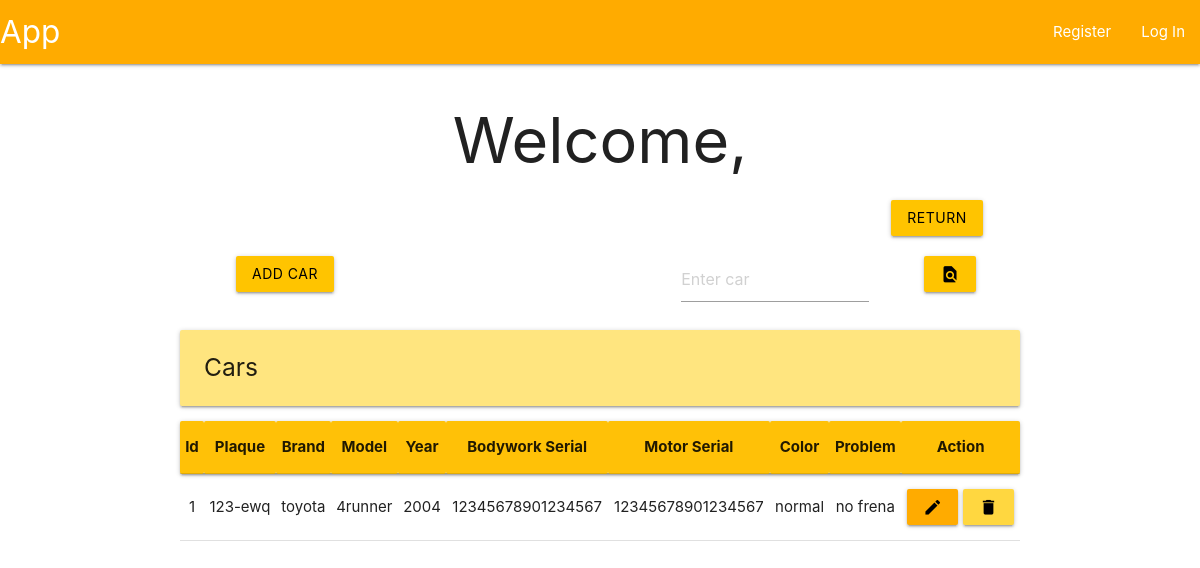
The app's page /clients/details (signed in), older data.
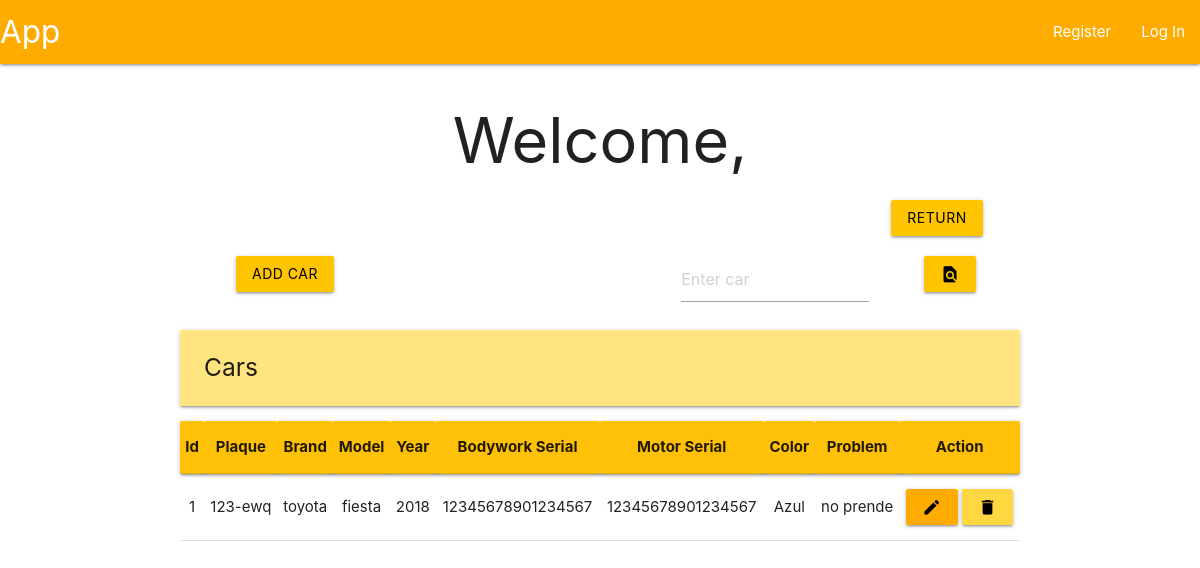
The same page, newer data.
### tables this page shows
CREATE TABLE cars (
    id INTEGER PRIMARY KEY AUTOINCREMENT,
    ownerId INTEGER NOT NULL,
    plaque TEXT NOT NULL,
    brand TEXT NOT NULL,
    model TEXT NOT NULL,
    year INTEGER NOT NULL,
    bodyWorkSerial TEXT NOT NULL,
    motorSerial TEXT NOT NULL,
    color TEXT NOT NULL,
    problem TEXT NOT NULL,

    FOREIGN KEY (ownerId) REFERENCES clients(id)
);

### app/clientView.py (the view, shortened to what this page needs)
@bp.route('/details', methods=('POST', 'GET'))
def clientDetail():
    db = get_db()
    clientId = session['client_id']
    flag = False
    if not flag:
        cars = db.execute("SELECT * FROM cars WHERE ownerId = ?", (clientId)).fetchall()
    return render_template('index/analist/clientDetail.html', cars=cars)

### app/auth.py (called while the page is built)
@bp.before_app_request
def load_logged_in_user():
    user_id = session.get('user_id')
    if user_id is None:
        g.user = None
    else:
        g.user = get_db().execute(
            "SELECT * FROM user WHERE id = ?",
            (user_id,)
        ).fetchone()

### app/db.py (called while the page is built)
def get_db():
    if 'db' not in g:
        g.db = sqlite3.connect(
            current_app.config['DATABASE'],
            detect_types = sqlite3.PARSE_DECLTYPES
        )
        g.db.row_factory = sqlite3.Row
    return g.db

### app/templates/index/analist/clientDetail.html
{% extends 'base.html' %}
{% block header %}
    <h1>{%block title %}Welcome, {{ g.user['username']}}{% endblock %}</h1>
{% endblock %}
{% block content %}
<div class="row">
    <form method="POST">
        <div class="col s1 offset-s10">
            <button class="btn amber accent-3 black-text" type="submit" name="return">Return</button>
        </div>
    </form>
</div>
<div class="row">
    <form method="POST">
        <div class="col s3">
            <button class="btn amber accent-3 black-text" name="add">Add car</button>
        </div>
    </form>
    <form method="POST">
      <div class="col s3 offset-s4">
        <input placeholder="Enter car" name="find">
      </div>
      <div class="col s2">
        <button class="btn amber accent-3 black-text" type="submit" value="Find logs">
            <i class="material-icons">find_in_page</i>
        </button>
      </div>
    </form>
</div>
<div class="left-align">
    <h5 class="card-panel amber accent-1">Cars</h5>
</div>
<table class="centered">
    <thead class="card-panel amber acent-1">
        <tr>
            <th>Id</th>
            <th>Plaque</th>
            <th>Brand</th>
            <th>Model</th>
            <th>Year</th>
            <th>Bodywork Serial</th>
            <th>Motor Serial</th>
            <th>Color</th>
            <th>Problem</th>
            <th>Action</th>
        </tr>
    </thead>
    <tbody>
        {% for car in cars %}
        <tr>
            <td>{{ car['id'] }}</td>
            <td>{{ car['plaque'] }}</td>
            <td>{{ car['brand'] }}</td>
            <td>{{ car['model'] }}</td>
            <td>{{ car['year'] }}</td>
            <td>{{ car['bodyWorkSerial'] }}</td>
            <td>{{ car['motorSerial'] }}</td>
            <td>{{ car['color'] }}</td>
            <td>{{ car['problem'] }}</td>
            <td>
                <form method = "POST">
                    <button class="btn amber accent-4 black-text" name="modify" value="{{ car['id'] }}">
                        <i class="material-icons">edit</i>
                    </button>
                    <button class="btn amber accent-2 black-text" name="delete" value="{{ car['id' ]}}">
                        <i class="material-icons">delete</i>
                    </button>
                </form>
            </td>
        </tr>
        {% endfor %}
    </tbody>
</table>
{% endblock %}

### app/templates/base.html (shortened to what this page needs)
<!DOCTYPE html>
<link rel="stylesheet" href="{{ url_for('static', filename='materialize.css') }}">
<link rel="stylesheet" href="{{ url_for('static', filename='style.css') }}">
<nav>
    <div class="nav-wrapper amber accent-4">
      <a href="#" class="brand-logo">App</a>
      <ul class="right hide-n black-text text-black">
        {% if g.user %}
            <li><a href="{{ url_for('user.profile')}}">{{ g.user['username'] }}</span></a>
            <li><a href="{{ url_for('auth.logout') }}">Log Out</a>
        {% else %}
            <li><a href="{{ url_for('auth.register') }}">Register</a>
            <li><a href="{{ url_for('auth.login') }}">Log In</a>
        {% endif %}
      </ul>
    </div>
</nav>
<section class="content container center-align">
    <header>
        {% block header %}{% endblock %}
    </header>
    {% block content %}{% endblock %}
</section>

Row changes from the older to the newer data that the page shows:
changed cars "123-ewq": model "4runner" → "fiesta"; year "2004" → "2018"; color "normal" → "Azul"; problem "no frena" → "no prende"
